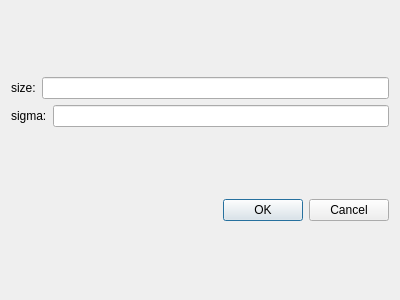
<?xml version="1.0" encoding="UTF-8"?>
<ui version="4.0">
 <class>GaussDialog</class>
 <widget class="QDialog" name="GaussDialog">
  <property name="geometry">
   <rect>
    <x>0</x>
    <y>0</y>
    <width>400</width>
    <height>300</height>
   </rect>
  </property>
  <property name="windowTitle">
   <string>Dialog</string>
  </property>
  <layout class="QVBoxLayout" name="verticalLayout_2">
   <item>
    <layout class="QVBoxLayout" name="verticalLayout">
     <item>
      <layout class="QHBoxLayout" name="horizontalLayout">
       <item>
        <widget class="QLabel" name="size">
         <property name="text">
          <string>size:</string>
         </property>
        </widget>
       </item>
       <item>
        <widget class="QLineEdit" name="sizelineEdit"/>
       </item>
      </layout>
     </item>
     <item>
      <layout class="QHBoxLayout" name="horizontalLayout_2">
       <item>
        <widget class="QLabel" name="sigma">
         <property name="text">
          <string>sigma:</string>
         </property>
        </widget>
       </item>
       <item>
        <widget class="QLineEdit" name="sigmalineEdit"/>
       </item>
      </layout>
     </item>
    </layout>
   </item>
   <item>
    <widget class="QDialogButtonBox" name="buttonBox">
     <property name="orientation">
      <enum>Qt::Horizontal</enum>
     </property>
     <property name="standardButtons">
      <set>QDialogButtonBox::Cancel|QDialogButtonBox::Ok</set>
     </property>
    </widget>
   </item>
  </layout>
 </widget>
 <resources/>
 <connections>
  <connection>
   <sender>buttonBox</sender>
   <signal>accepted()</signal>
   <receiver>GaussDialog</receiver>
   <slot>accept()</slot>
   <hints>
    <hint type="sourcelabel">
     <x>248</x>
     <y>254</y>
    </hint>
    <hint type="destinationlabel">
     <x>157</x>
     <y>274</y>
    </hint>
   </hints>
  </connection>
  <connection>
   <sender>buttonBox</sender>
   <signal>rejected()</signal>
   <receiver>GaussDialog</receiver>
   <slot>reject()</slot>
   <hints>
    <hint type="sourcelabel">
     <x>316</x>
     <y>260</y>
    </hint>
    <hint type="destinationlabel">
     <x>286</x>
     <y>274</y>
    </hint>
   </hints>
  </connection>
 </connections>
</ui>
